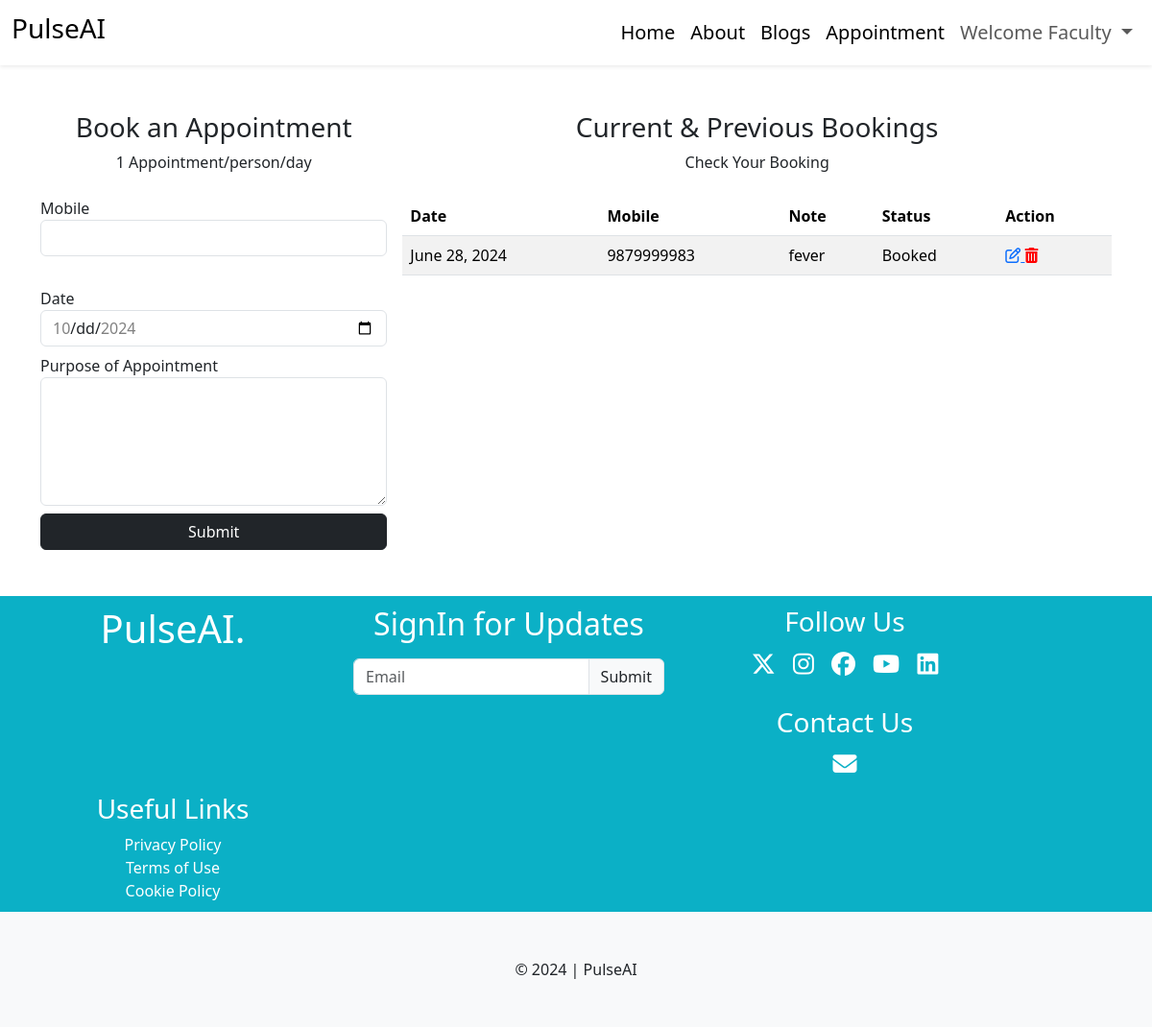
/patient/appointment/ (signed in), run on the app's committed database.
### patient/models.py (models this page shows, shortened)
class Appointment(models.Model):
    user = models.ForeignKey(User,on_delete=models.DO_NOTHING)
    mobile = models.CharField(max_length=20)
    date = models.DateField()
    note = models.TextField()
    status = models.CharField(max_length=255, choices=APPOINTMENT_STATUS,default='Booked')

### patient/views.py (the view, shortened to what this page needs)
# urls.py: path("appointment/",views.appointment,name="appoint"),
@login_required(login_url='/patient/signin')
def appointment(request):
    appointments = Appointment.objects.filter(user=request.user).order_by("-date")
    context = {
        'appointments': appointments
    }
    return render(request,'patient/appointment.html',context)

### templates/patient/appointment.html (shortened to what this page needs)
{% extends "layout.html" %}
{% block content %}
    <div class="container my-5">
        <div class="row g-3">
            <div class="col-md-4">
                <div class="mb-4 text-center">
                    <h3>Book an Appointment</h3>
                    <p>1 Appointment/person/day</p>
                </div>
                <form action="{% url "appoint" %}" method="post" onsubmit="return validateForm()">
                    <div class="mb-2">
                        <label for="mobile">Mobile</label>
                        <input type="text" name="mobile" class="form-control" id="mobile" >
                    </div>
                    <div class="mb-2">
                        <label for="date">Date</label>
                        <input type="date" name="date" class="form-control" id="date">
                    </div>
                    <div class="mb-2">
                        <label for="note">Purpose of Appointment</label>
                        <textarea name="note" id="note" rows="5" class="form-control"></textarea>
                    </div>
                    <div class="mt-2">
                        <input type="submit" value="Submit" class="btn btn-dark w-100">
                    </div>
                </form>
            </div>
            <div class="col-md-8">
                <div class="mb-4 text-center">
                    <h3>Current & Previous Bookings</h3>
                    <p>Check Your Booking</p>
                </div>
                <div class="table-responsive">
                    <table class="table table-striped">
                        <thead>
                            <tr>
                                <th>Date</th>
                                <th>Mobile</th>
                                <th>Note</th>
                                <th>Status</th>
                                <th>Action</th>
                            </tr>
                        </thead>
                        <tbody>
                            {% for app in appointments %}
                                <tr>
                                    <td>{{app.date}}</td>
                                    <td>{{app.mobile}}</td>
                                    <td>{{app.note}}</td>
                                    <td>{{app.status}}</td>
                                    <td>
                                        <a href="{% url "updateapp" app.id %}">
                                            <i class="fa-regular fa-pen-to-square"></i>
                                        </a>
                                        <a href="{% url "del_appoint" app.id %}" id="delete_appointment" onclick="confirmDelete(event)">
                                            <i style="color:red" class="fa-solid fa-trash-can"></i>
                                        </a>
                                    </td>
                                </tr>
                            {% endfor %}
                        </tbody>
                    </table>
                </div>
            </div>
        </div>
    </div>
{% endblock %}

### templates/layout.html (shortened to what this page needs)
{% load static %}
<!DOCTYPE html>
<html lang="en">
<head>
    <link rel="stylesheet" href="{% static "css/bootstrap.min.css" %}">
    <link rel="stylesheet" href="https://cdnjs.cloudflare.com/ajax/libs/font-awesome/6.5.2/css/all.min.css" />
    <link rel="stylesheet" href="{% static "css/style.css" %}">
</head>
<body>
    <nav class="navbar navbar-expand-lg mb-1 shadow-sm">
        <div class="container-fluid">
          <a class="navbar-brand" href="#">
            <h3>PulseAI</h3>
          </a>
          <div class="collapse navbar-collapse ms-auto" id="navbarNav">
            <ul class="navbar-nav ms-auto">
              <li class="nav-item">
                <a class="nav-link active" aria-current="page" href="{% url "home" %}">Home</a>
              </li>
              <li class="nav-item">
                <a class="nav-link active" aria-current="page" href="{% url "about" %}">About</a>
              </li>
              <li class="nav-item">
                <a class="nav-link active" aria-current="page" href="{% url "blogs" %}">Blogs</a>
              </li>
              {% if user.is_authenticated %}
              <li class="nav-item">
                <a class="nav-link active" aria-current="page" href="{% url "appoint" %}">Appointment</a>
              </li>
                <li class="nav-item dropdown">
                  <a class="nav-link dropdown-toggle" href="#" role="button" data-bs-toggle="dropdown" aria-expanded="false">
                    Welcome {{user.username}}
                  </a>
                </li>
              {% endif %}
          </div>
        </div>
      </nav>
    {% block content %}
    {% endblock  %}
    <div class="contacts">
      <div class="con1">
        <h1>PulseAI.</h1>
      </div>
      <div class="con1">
        <h2>SignIn for Updates</h2>
        <div class="input-group mb-3 p-2">
          <input type="text" class="form-control" placeholder="Email" aria-label="Recipient's username" aria-describedby="basic-addon2">
          <span class="input-group-text" id="basic-addon2">Submit</span>
        </div>
      </div>
      <div class="con1">
          <h3>Follow Us</h3>
          <i class="fa-brands fa-x-twitter"></i>
          <i class="fa-brands fa-instagram"></i>
          <i class="fa-brands fa-facebook"></i>
          <i class="fa-brands fa-youtube"></i>
          <i class="fa-brands fa-linkedin"></i>
          <br>
          <br>
          <h3>Contact Us</h3>
          <i class="fa-solid fa-envelope"></i>
      </div>
      <div class="con1">
        <h3>Useful Links</h3>
        <a href="">Privacy Policy</a><br>
        <a href="">Terms of Use</a><br>
        <a href="">Cookie Policy</a>
      </div>
    </div>
    <footer class="bg-light py-5 text-center" >
        &copy; 2024 | PulseAI
    </footer>
</body>
</html>

### static/css/style.css (style rules this page uses)
body { overflow-x: hidden; }
.con1 i { margin: 7px; font-size: 25px; }
.con1 a { color: white; text-decoration: none; }
.contacts { display: grid; grid-template-columns: repeat(auto-fill,340px); gap: 10px; text-align: center; background-color: rgb(11, 176, 198); color: white; height: 100%; padding: 10px; }
.abouts p,ul { font-size: 20px; }

### data on the page
Appointment: date "June 28, 2024", mobile "9879999983", note "fever", status "Booked"

### other printed values
{{ user.username }} "Faculty"
